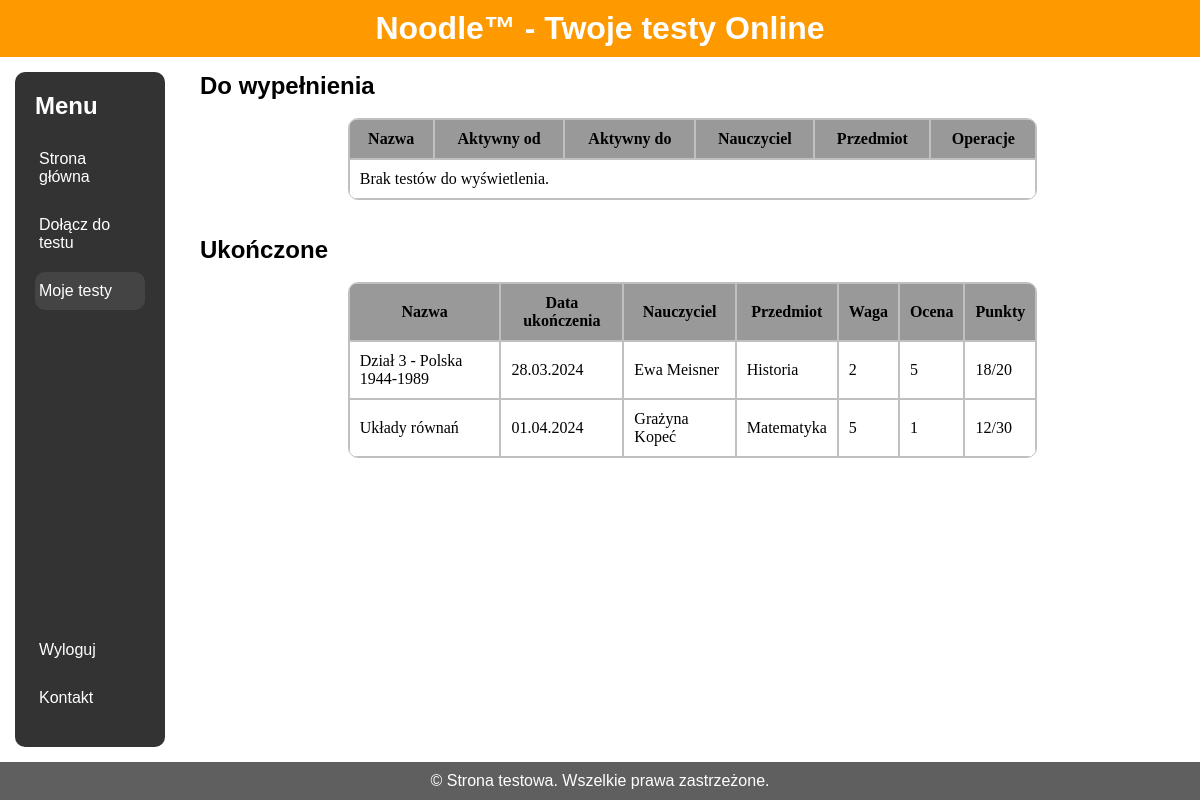
/Strona/html/panel_ucznia/moje_testy.php (signed in), run on an earlier commit of the app's database.
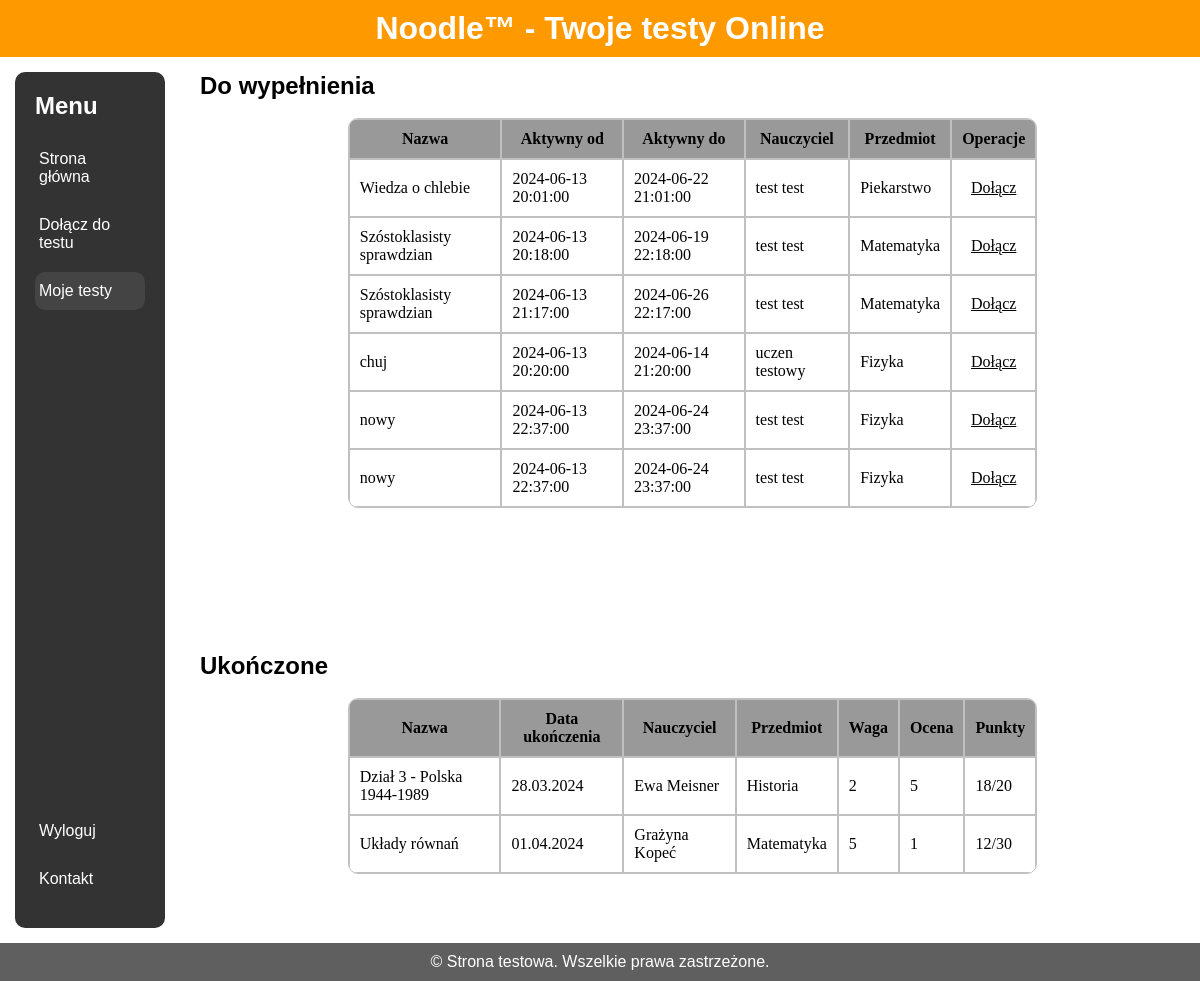
And on a later commit of the database.
### tables this page shows
CREATE TABLE `testy_przeprowadzane` (
  `id` int(11) NOT NULL,
  `id_testu` int(11) NOT NULL,
  `autor` int(11) NOT NULL,
  `od` datetime DEFAULT NULL,
  `do` datetime DEFAULT NULL,
  `kod_testu` varchar(20) NOT NULL
);

CREATE TABLE `testy_stworzone` (
  `id` int(11) NOT NULL,
  `autor` int(11) NOT NULL,
  `przedmiot` int(11) NOT NULL,
  `prywatnosc` tinyint(1) NOT NULL,
  `tytuł` varchar(50) DEFAULT NULL,
  `data_stworzenia` date NOT NULL
);

CREATE TABLE `uzytkownicy` (
  `id` int(11) NOT NULL,
  `imie` varchar(30) NOT NULL,
  `nazwisko` varchar(50) NOT NULL,
  `typ_konta` tinyint(1) DEFAULT NULL
);

CREATE TABLE `przedmioty` (
  `id` int(11) NOT NULL,
  `nazwa` varchar(30) NOT NULL
);

### Strona/html/panel_ucznia/moje_testy.php (the view, shortened to what this page needs)
<?php
$user_id = $_SESSION['user_id'];
$servername = "localhost";
$username = "root";
$password = "";
$dbname = "baza";
$conn = new mysqli($servername, $username, $password, $dbname);
$sql_groups = "
    SELECT id_grupy
    FROM grupy_przypisania
    WHERE id_osoby = ?
";
$stmt_groups = $conn->prepare($sql_groups);
$stmt_groups->bind_param("i", $user_id);
$stmt_groups->execute();
$result_groups = $stmt_groups->get_result();
$group_ids = [];
while ($row = $result_groups->fetch_assoc()) {
    $group_ids[] = $row['id_grupy'];
}
$group_ids_str = implode(",", $group_ids);
if (empty($group_ids)) {
    $group_ids_str = 'NULL';
}
$sql = "
    SELECT
        tp.id AS test_id,
        ts.tytuł AS test_title,
        tp.od AS start_time,
        tp.do AS end_time,
        u.imie AS teacher_first_name,
        u.nazwisko AS teacher_last_name,
        pr.nazwa AS subject_name
    FROM przypisania p
    JOIN testy_przeprowadzane tp ON p.id_testu = tp.id
    JOIN testy_stworzone ts ON tp.id_testu = ts.id
    JOIN uzytkownicy u ON tp.autor = u.id
    JOIN przedmioty pr ON ts.przedmiot = pr.id
    WHERE (p.id_osoby = ? OR p.id_grupy IN ($group_ids_str))
    AND tp.do >= NOW()
    GROUP BY tp.id
";
$stmt = $conn->prepare($sql);
$stmt->bind_param("i", $user_id);
$stmt->execute();
$result = $stmt->get_result();
$assigned_tests = [];
while ($row = $result->fetch_assoc()) {
    $assigned_tests[] = $row;
}
?>
<!DOCTYPE html>
<html lang="en">
<head>
<link rel="stylesheet" href="../styles.css">
</head>
<body>
<div class="wrapper">
  <div class="header-content" id="head">
    <h1>Noodle™ - Twoje testy Online</h1>
  </div>
  <div class="container" id="con">
    <div class="sidebar" id="menu">
      <ul>
        <h2>Menu</h2>
        <li><a href="strona_glowna.php">Strona główna</a></li>
        <li><a href="dolacz_kod.php">Dołącz do testu</a></li>
        <li><a href="moje_testy.php"  class="aktualna-strona">Moje testy</a></li>
      </ul>
      <ul>
      <li><a href="../logowanie/logout.php">Wyloguj</a></li>
        <li><a href="../kontakt.php">Kontakt</a></li>
      </ul>
    </div>
    <div class="main-content" id="main">
      <h2>Do wypełnienia</h2>
      <div class="do_wypelnienia">
      <table>
        <tr>
          <th class="szerokie">Nazwa</th>
          <th>Aktywny od</th>
          <th>Aktywny do</th>
          <th>Nauczyciel</th>
          <th>Przedmiot</th>
          <th>Operacje</th>
        </tr>
        <?php if (empty($assigned_tests)): ?>
          <tr><td colspan="6">Brak testów do wyświetlenia.</td></tr>
        <?php else: ?>
          <?php foreach ($assigned_tests as $test): ?>
            <tr>
              <td><?php echo htmlspecialchars($test['test_title']); ?></td>
              <td><?php echo htmlspecialchars($test['start_time']); ?></td>
              <td><?php echo htmlspecialchars($test['end_time']); ?></td>
              <td><?php echo htmlspecialchars($test['teacher_first_name'] . ' ' . $test['teacher_last_name']); ?></td>
              <td><?php echo htmlspecialchars($test['subject_name']); ?></td>
              <td style="text-align:center;">
                <a style="width:100%; text-align:center;" href="../test.php?id=<?php echo $test['test_id']; ?>">Dołącz</a>
              </td>
            </tr>
          <?php endforeach; ?>
        <?php endif; ?>
      </table>
      </div>
      <h2>Ukończone</h2>
            <div class="do_wypelnienia">
            <table>
              <tbody><tr>
                <th class="szerokie">Nazwa</th>
                <th>Data ukończenia</th>
                <th>Nauczyciel</th>
                <th>Przedmiot</th>
                <th>Waga</th>
                <th>Ocena</th>
                <th>Punkty</th>
              </tr>
              <tr>
                <td>Dział 3 - Polska 1944-1989</td>
                <td>28.03.2024</td>
                <td>Ewa Meisner</td>
                <td>Historia</td>
                <td>2</td>
                <td>5</td>
                <td>18/20</td>
                    </tr>
              <tr>
                    <td>Układy równań</td>
                    <td>01.04.2024</td>
                    <td>Grażyna Kopeć</td>
                    <td>Matematyka</td>
                    <td>5</td>
                    <td>1</td>
                    <td>12/30</td>
                    </tr>
                          </tbody></table>
                  </div>
  </div>
  </div>
  </div>
  <div class="footer" id="stopka">
    <p>&copy; Strona testowa. Wszelkie prawa zastrzeżone.</p>
  </div>
</body>
</html>

What changed in the data, as far as the page shows it:
added testy_przeprowadzane: testy_stworzone.tytuł "Wiedza o chlebie", od "2024-06-13 20:01:00", do "2024-06-22 21:01:00", uzytkownicy.imie+nazwisko "test test", przedmioty.nazwa "Piekarstwo"
added testy_przeprowadzane: testy_stworzone.tytuł "Szóstoklasisty sprawdzian", od "2024-06-13 20:18:00", do "2024-06-19 22:18:00", uzytkownicy.imie+nazwisko "test test", przedmioty.nazwa "Matematyka"
added testy_przeprowadzane: testy_stworzone.tytuł "Szóstoklasisty sprawdzian", od "2024-06-13 21:17:00", do "2024-06-26 22:17:00", uzytkownicy.imie+nazwisko "test test", przedmioty.nazwa "Matematyka"
added testy_przeprowadzane: testy_stworzone.tytuł "chuj", od "2024-06-13 20:20:00", do "2024-06-14 21:20:00", uzytkownicy.imie+nazwisko "uczen testowy", przedmioty.nazwa "Fizyka"
added testy_przeprowadzane: testy_stworzone.tytuł "nowy", od "2024-06-13 22:37:00", do "2024-06-24 23:37:00", uzytkownicy.imie+nazwisko "test test", przedmioty.nazwa "Fizyka"
added testy_przeprowadzane: testy_stworzone.tytuł "nowy", od "2024-06-13 22:37:00", do "2024-06-24 23:37:00", uzytkownicy.imie+nazwisko "test test", przedmioty.nazwa "Fizyka"
Also different on the page:
text no longer shown: "Brak testów do wyświetlenia."
